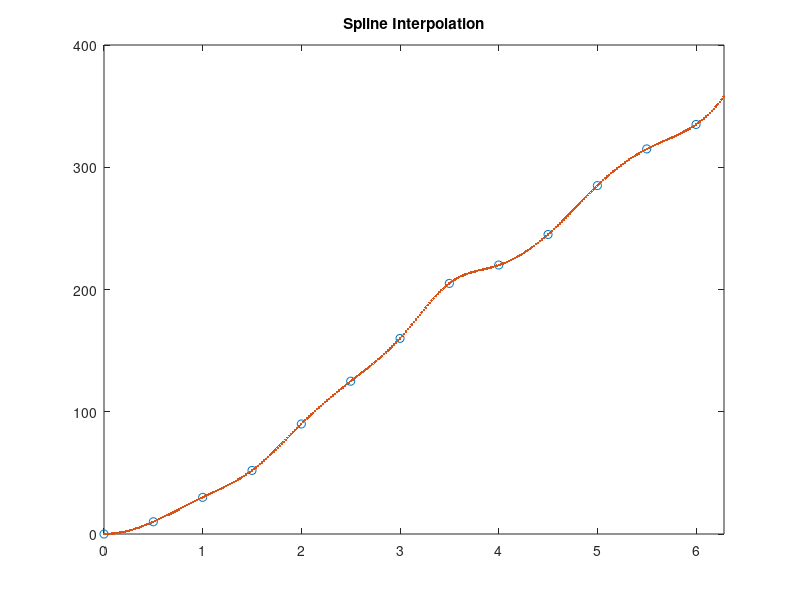

Source code (MATLAB):
t=[0 0.5 1 1.5 2 2.5 3 3.5 4 4.5 5 5.5 6 6.3];
a=[0 10 30 52 90 125 160 205 220 245 285 315 335 360];

xq = 0:0.02:360;
vq2 = interp1(t,a,xq,'spline');
plot(t,a,'o',xq,vq2,':.');
xlim([0 2*pi]);
title('Spline Interpolation');